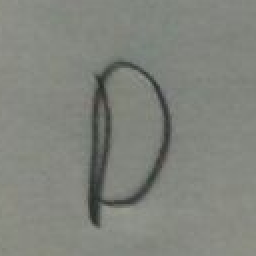
#> input picture data/train/D (1).png, 128 x 128 px (shown 2 times larger); its folder holds only this picture in this run
$ python network.py
#> lines starting #> are read from the running program, lines starting #| are printed output that depends on the picture; after the words box and inside, x2 and y2 are one past the last pixel; in counts of white or black regions, pixels touching at a corner belong together
### neuron_utils.py
import os

from PIL import Image
import numpy as np

#gets images from directory and returns images as numpy array, associated classes and all of the classes
def get_images_as_inputs(directory, input_count):
    images = os.listdir(directory)

    total_classes = 0
    classes = dict()

    _inputs = []
    outputs = []

    #get filenames
    for filename in images:
        class_name = filename.split(" ")[0]

        if class_name not in classes:
            classes[class_name] = total_classes
            total_classes += 1

        outputs.append(classes[class_name])
        file_dir = os.path.join(directory, filename)
        _inputs.append(np.append(read_as_bw(file_dir, input_count), 1))
#> in read_as_bw, col is the input picture: PIL image 128x128 RGBA; mean R, G, B, A 129, 131.8, 124.8, 255
#> in read_as_bw, `bw[bw < 128] = 0`:
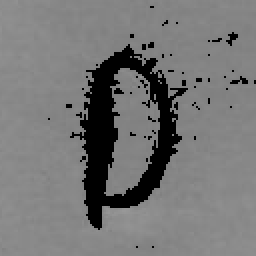
#> bw: shape (128, 128) (shown 2 times larger); min 0, max 152, mean 117.3
#> in read_as_bw, `bw[bw >= 128] = 1`:
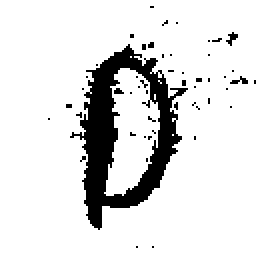
#> bw: shape (128, 128) (shown 2 times larger); values 0 (black) and 1 (white), 87.3% white; 51 black regions (50 under 20 px), largest, box (x1, y1, x2, y2) and area: (35, 22, 94, 115) 1907


    return _inputs, outputs, classes


def read_as_bw(filename, input_count):
    col = Image.open(filename)
    gray = col.convert('L')

    # Let numpy do the heavy lifting for converting pixels to pure black or white
    bw = np.asarray(gray).copy()

    # Pixel range is 0...255, 256/2 = 128
    bw[bw < 128] = 0    # Black
    bw[bw >= 128] = 1   # White

    return np.resize(bw, input_count)

### neuron.py
import numpy as np
import random
import math

def return_neural_layer_output(data, weight, acti_func):
    ret_val = np.dot(data, weight)
    acti_func = np.vectorize(acti_func)
    return acti_func(ret_val)

def run_an_instance(_input, all_weights, acti_func):
    all_layer_input = []
    all_layer_input.append(_input)

    neuron_inputs = _input
    for weight in all_weights:
        ret_vals = return_neural_layer_output(neuron_inputs, weight, acti_func)
        all_layer_input.append(ret_vals)
        neuron_inputs = ret_vals

    return all_layer_input

def calc_sq_error(ex_output, output):
    error = ex_output - output
    return error * error / 2

def backpropogation(all_layer_input, all_weights, layer_no, acti_func_diff, deltaW, ret_val):
    if len(all_layer_input) - 2 > layer_no:
        deltaW = np.dot(deltaW, np.transpose(all_weights[layer_no + 1]))

    deltaW *= acti_func_diff(all_layer_input[layer_no + 1])

    if layer_no > 0:
        backpropogation(all_layer_input, all_weights, layer_no - 1, acti_func_diff, deltaW, ret_val)

    ret_val.append(np.outer(all_layer_input[layer_no], deltaW))

# [5 lines left out: function shuffle_ios, not called in this run]

def start_train(inputs, ex_outputs, network_struct, total_epoch, acti_func, acti_func_diff):
    #assigning random weights for each layer
    all_weights = []
    for i in range(0, len(network_struct) - 1):
        current_layer, next_layer = network_struct[i], network_struct[i + 1]
        rand_weight = np.random.rand(current_layer, next_layer)
        all_weights.append(rand_weight)

    #epoch starts
    all_sq_error = []
    for i in range(0, total_epoch):
        print("epoch: {}".format((i)))
        for _input, ex_output in zip(inputs, ex_outputs):
            all_layer_input = run_an_instance(_input, all_weights, acti_func)

            new_ex_output = np.zeros((1,4))
            new_ex_output[0][ex_output] = 1
            all_delta = []
            deltaW = all_layer_input[-1] - new_ex_output
            backpropogation(all_layer_input, all_weights, len(network_struct) - 2, acti_func_diff, deltaW, all_delta)
            all_weights = [weight - delta for weight, delta in zip(all_weights, all_delta)]
        sq_error = calc_sq_error(new_ex_output, all_layer_input[-1])
        all_sq_error.append(np.sum(sq_error))
        shuffle_ios(inputs, ex_outputs)

    return all_weights, all_sq_error

# [9 lines left out: function start_test, not called in this run]

### network.py
import neuron
import neuron_utils as nu
import math
import matplotlib.pyplot as plt
import numpy as np


def sigmoid(x):
  return 1 / (1 + math.exp(-x))

def sigmoid_diff(x):
    return x * (1 - x)

def run_network(epoch, input_size, train_input, train_ex_output, classes):
    network_struct = [input_size, 7, 4, len(classes)]
    all_weights, all_sq_error = neuron.start_train(
        train_input, train_ex_output, network_struct, epoch, sigmoid, sigmoid_diff)

    show_error_plot(classes, epoch, all_sq_error)
    save_weights(all_weights, epoch)

    return all_weights

def show_error_plot(classes, epoch, all_sq_error):
    for i in range(0, len(classes)):
        class_name = list(classes.keys())[list(classes.values()).index(i)]
        print(class_name)
        plt.plot(range(1, epoch + 1), all_sq_error, label=class_name)
    plt.legend(loc='best')
    plt.savefig("{}e_error_rate.jpg".format((epoch)))

def save_weights(all_weights, epoch):
    for i in range(1, len(all_weights)):
        np.savetxt("{0}e_layer_{1}_weight.txt".format(epoch, i), all_weights[i], fmt="%1.3f", newline='\n')


input_size = 901
train_input, train_ex_output, classes = nu.get_images_as_inputs("./data/train", input_size - 1)
#> train_input = 1 item; train_ex_output = [0]; classes = {'D': 0}

epoch = 1000
run_network(epoch, input_size, train_input, train_ex_output, classes)
#> in run_network, `network_struct = [input_size, 7, 4, len(classes)]`: network_struct = [901, 7, 4, 1]
#> the loop in start_train, `for i in range(0, len(network_struct) - 1):` made 3 passes
#> (current_layer, next_layer) on passes 1 to 2: (901, 7), (7, 4)
#> (current_layer, next_layer, rand_weight) on pass 3: (4, 1, [0.111, 0.734, 0.465, 0.519])
#> after the loop in start_train, `for i in range(0, len(network_struct) - 1):`: all_weights = 3 items
#> after the loop in start_train, `for i in range(0, total_epoch):`: all_sq_error = []
#> (the run stopped early here; a loop or call above may not have finished)

$ run again, on data/train/D (5).png
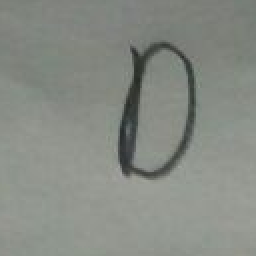
#> input picture data/train/D (5).png, 128 x 128 px (shown 2 times larger)
#> in read_as_bw, col is the input picture: PIL image 128x128 RGBA; mean R, G, B, A 134.9, 139, 132.2, 255
#> in read_as_bw, `bw[bw < 128] = 0`:
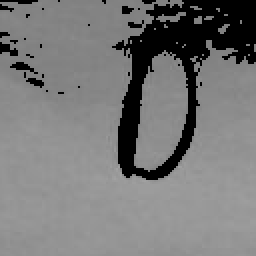
#> bw: shape (128, 128) (shown 2 times larger); min 0, max 163, mean 119.9
#> in read_as_bw, `bw[bw >= 128] = 1`:
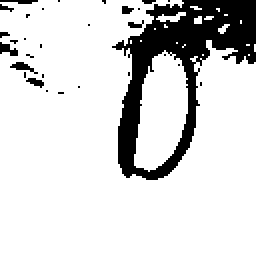
#> bw: shape (128, 128) (shown 2 times larger); values 0 (black) and 1 (white), 84.2% white; 30 black regions (25 under 20 px), largest, box (x1, y1, x2, y2) and area: (56, 0, 128, 90) 2363, (0, 21, 9, 28) 35, (5, 31, 19, 37) 35, (0, 0, 19, 2) 26, (13, 39, 22, 44) 25
#> train_input = 1 item; train_ex_output = [0]; classes = {'D': 0}
#> network_struct = [901, 7, 4, 1]
#> the loop in start_train, `for i in range(0, len(network_struct) - 1):` made 3 passes
#> (current_layer, next_layer) on passes 1 to 2: (901, 7), (7, 4)
#> after the loop in start_train, `for i in range(0, len(network_struct) - 1):`: all_weights = 3 items
#> after the loop in start_train, `for i in range(0, total_epoch):`: all_sq_error = []

$ run again, on data/train/R (1).png
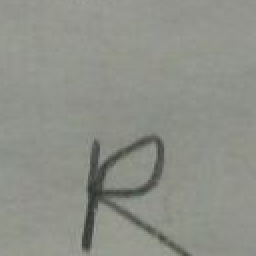
#> input picture data/train/R (1).png, 128 x 128 px (shown 2 times larger)
#> in read_as_bw, col is the input picture: PIL image 128x128 RGBA; mean R, G, B, A 142.1, 144.3, 136.6, 255
#> in read_as_bw, `bw[bw < 128] = 0`:
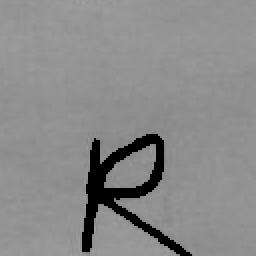
#> bw: shape (128, 128) (shown 2 times larger); min 0, max 162, mean 137.4
#> in read_as_bw, `bw[bw >= 128] = 1`:
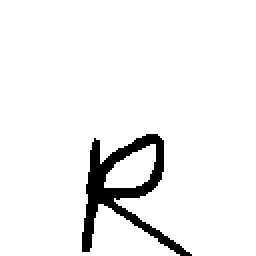
#> bw: shape (128, 128) (shown 2 times larger); values 0 (black) and 1 (white), 94.2% white; 1 black region, box (x1, y1, x2, y2) and area: (41, 67, 96, 128) 948
#> train_input = 1 item; train_ex_output = [0]; classes = {'R': 0}
#> network_struct = [901, 7, 4, 1]
#> the loop in start_train, `for i in range(0, len(network_struct) - 1):` made 3 passes
#> (current_layer, next_layer) on passes 1 to 2: (901, 7), (7, 4)
#> after the loop in start_train, `for i in range(0, len(network_struct) - 1):`: all_weights = 3 items
#> after the loop in start_train, `for i in range(0, total_epoch):`: all_sq_error = []

$ run again, on data/train/R (2).png
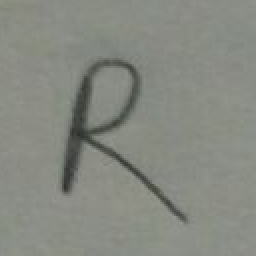
#> input picture data/train/R (2).png, 128 x 128 px (shown 2 times larger)
#> in read_as_bw, col is the input picture: PIL image 128x128 RGBA; mean R, G, B, A 134.5, 137.2, 129.4, 255
#> in read_as_bw, `bw[bw < 128] = 0`:
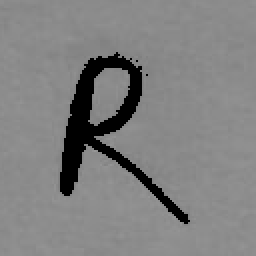
#> bw: shape (128, 128) (shown 2 times larger); min 0, max 151, mean 127.9
#> in read_as_bw, `bw[bw >= 128] = 1`:
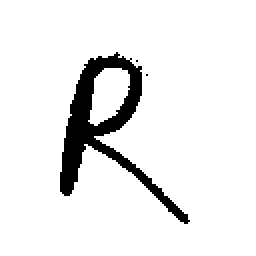
#> bw: shape (128, 128) (shown 2 times larger); values 0 (black) and 1 (white), 92% white; 3 black regions (2 under 20 px), largest, box (x1, y1, x2, y2) and area: (30, 26, 95, 112) 1311
#> train_input = 1 item; train_ex_output = [0]; classes = {'R': 0}
#> network_struct = [901, 7, 4, 1]
#> the loop in start_train, `for i in range(0, len(network_struct) - 1):` made 3 passes
#> (current_layer, next_layer) on passes 1 to 2: (901, 7), (7, 4)
#> after the loop in start_train, `for i in range(0, len(network_struct) - 1):`: all_weights = 3 items
#> after the loop in start_train, `for i in range(0, total_epoch):`: all_sq_error = []

$ run again, on data/train/D (2).png
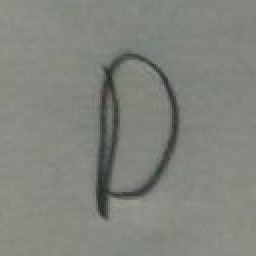
#> input picture data/train/D (2).png, 128 x 128 px (shown 2 times larger)
#> in read_as_bw, col is the input picture: PIL image 128x128 RGBA; mean R, G, B, A 129.3, 132, 124.9, 255
#> in read_as_bw, `bw[bw < 128] = 0`:
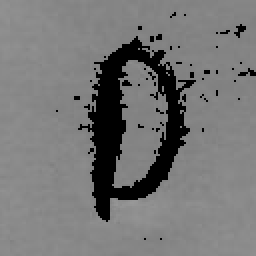
#> bw: shape (128, 128) (shown 2 times larger); min 0, max 152, mean 117.6
#> in read_as_bw, `bw[bw >= 128] = 1`:
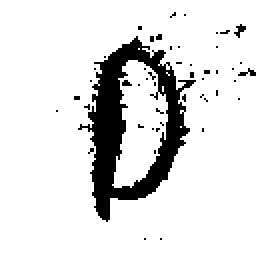
#> bw: shape (128, 128) (shown 2 times larger); values 0 (black) and 1 (white), 87.3% white; 49 black regions (48 under 20 px), largest, box (x1, y1, x2, y2) and area: (39, 18, 98, 111) 1907
#> train_input = 1 item; train_ex_output = [0]; classes = {'D': 0}
#> network_struct = [901, 7, 4, 1]
#> the loop in start_train, `for i in range(0, len(network_struct) - 1):` made 3 passes
#> (current_layer, next_layer) on passes 1 to 2: (901, 7), (7, 4)
#> after the loop in start_train, `for i in range(0, len(network_struct) - 1):`: all_weights = 3 items
#> after the loop in start_train, `for i in range(0, total_epoch):`: all_sq_error = []
